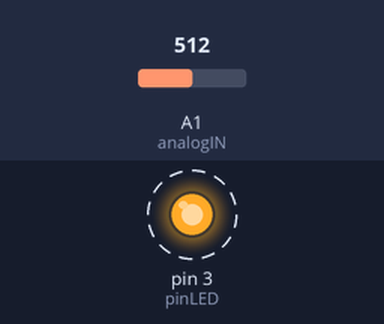
Bench run of a sketch on a simulated Arduino Uno, built with avr-gcc and run on an emulated ATmega328P. Parts: output pins drawn as LEDs (lit = HIGH). Dashed ring = blinking. The test bench sets the inputs (shaded band); at power-on: A1 (analogIN) = 512. What the sketch prints to the serial monitor is not drawn.

Above: at 1.27 s.
1.3 s: A1 (analogIN) set to 900
At 1.7 s:
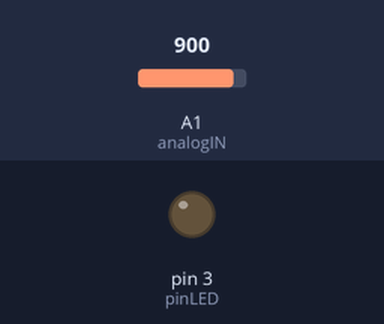
4.3 s: A1 (analogIN) set to 511
At 4.57 s:
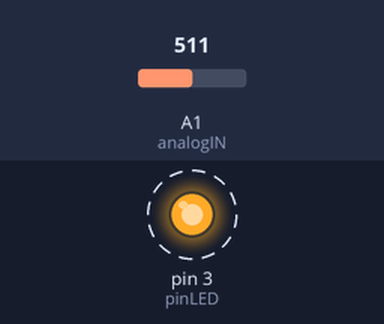
Timing chart, 0 to 13.3 s (numbered marks = the images above; inputs shaded):
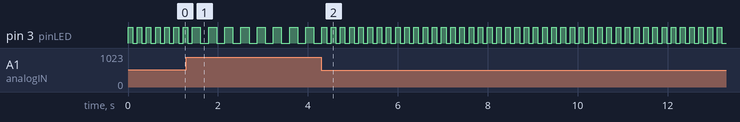

Measured:
- after the input at 4.3 s, pin 3 (pinLED): alternates HIGH for 0.10 s and LOW for 0.10 s, starting after 0.12 s
- by itself, pin 3 (pinLED): repeats every 0.36 s: HIGH 0.18 s, LOW 0.18 s

The sketch:

one_input.ino
```cpp
//10x LED ovládané cez tranzistor z jedého digitálneho PIN-u
//v komentároch riešenie pre posuvný register namiesto tranzistoru

int analogIN = A1;
int pinLED = 3;

//int latch = 5;
//int clock = 6;
//int data = 4;

int controlValue = 0;

//byte led = 0;

void setup() {
  // put your setup code here, to run once:
  Serial.begin(9600);
  pinMode(analogIN,INPUT);
  pinMode(pinLED,OUTPUT);

  //pinMode(latch, OUTPUT);
  //pinMode(clock, OUTPUT);
  //pinMode(data, OUTPUT);

  digitalWrite(pinLED,LOW);
}

void loop() {
  // put your main code here, to run repeatedly:
  controlValue = analogRead(analogIN);
  analogWrite(pinLED,(controlValue));

  Serial.println (analogIN);
  controlValue = analogRead (analogIN);
  digitalWrite(pinLED, HIGH);
  //controlValue/5 pre lepšiu viditeľnosť
  delay(controlValue/5);
  digitalWrite(pinLED, LOW);
  delay(controlValue/5);

  // leds = 0;
  // digitalWrite(latch, LOW);
  // shiftOut(data, clock, LSBFIRST, leds);
  // digitalWrite(latch, HIGH);

  // delay(controlValue);
  // for (int i = 0; i < 4; i++)
  // {
  //   bitSet(led, i);
  //   digitalWrite(latch, LOW);
  //   shiftOut(data, clock, LSBFIRST, leds);
  //   digitalWrite(latch, HIGH);
  //   delay(controlValue);
  // }
}
```
